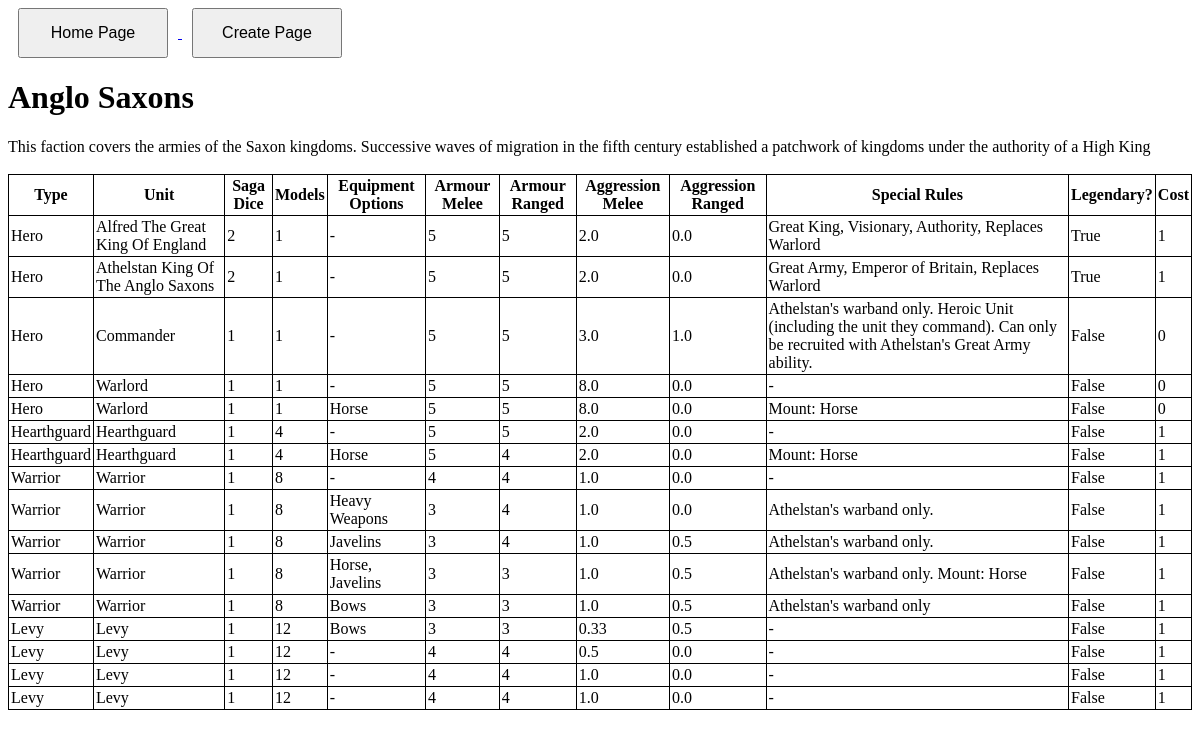
The app's page /saga/results/1, older data.
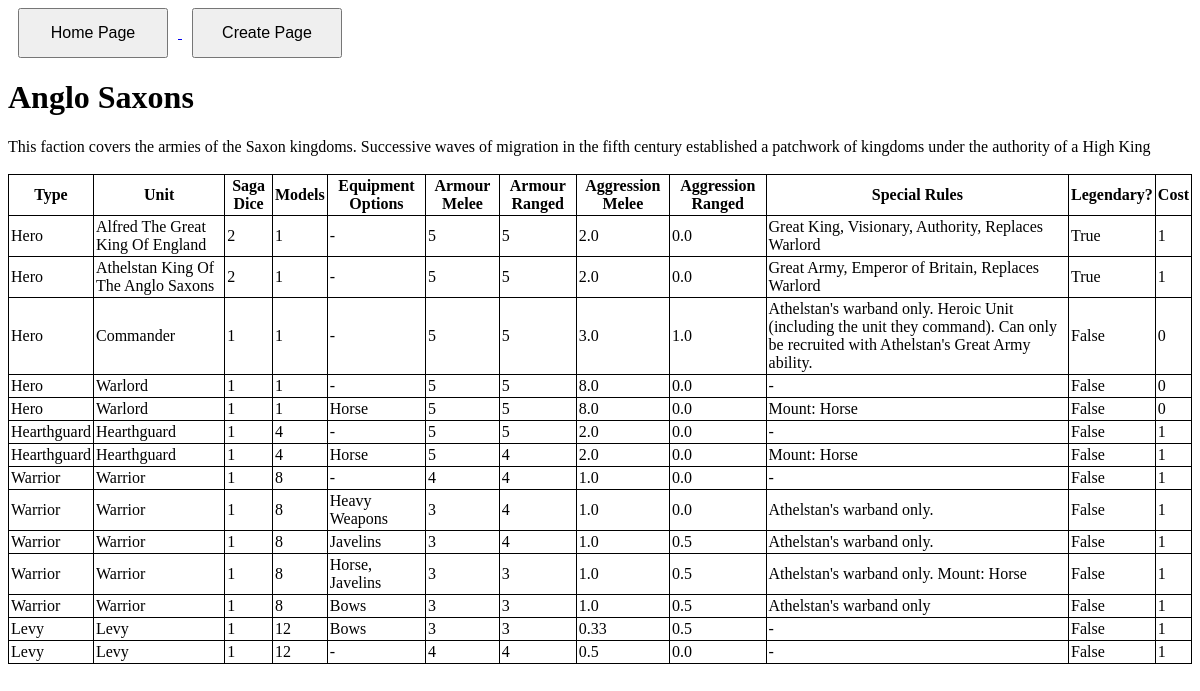
The same page, newer data.
### saga/models.py (models this page shows, shortened)
class Faction(models.Model):
    id = models.AutoField(primary_key=True)
    name = models.CharField(max_length = 30)
    description = models.TextField(default = "")
    specialRules = models.TextField(default = "-")
    def __str__(self):
        return self.name

class Unit(models.Model):
    id = models.AutoField(primary_key=True)
    sagaDice = models.PositiveIntegerField(default = 1)
    cost = models.PositiveIntegerField(default = 1)
    unitType = models.CharField(max_length = 20, default = "Hearthguard", choices=So.unitOptions)
    unitName = models.CharField(max_length = 50, default = "Hearthguard")
    numModels = models.PositiveIntegerField(default = 4)
    equipment = models.CharField(max_length = 50, default = "-", choices=So.equipmentOptions)
    armourMelee = models.PositiveIntegerField(default = 5)
    armourRanged = models.PositiveIntegerField(default = 5)
    aggMelee = models.FloatField(default = 2)
    aggRanged = models.FloatField(default = 0)
    specialRules = models.TextField(default = "-")
    isLegendary = models.BooleanField(default = False)
    factionId = models.ForeignKey(Faction, on_delete = models.CASCADE)

### saga/views.py (the view)
# urls.py: path("results/<int:factionId>",views.results, name = 'results'),
def results(request,factionId):
    faction = Faction.objects.filter(id = factionId)
    print(faction.first)
    if faction.count() > 0:
        print("We're digging for units")
        unitList = Unit.objects.filter(factionId__id = factionId)
        if unitList.count() > 0:
            print("We found units")
            heroList = Unit.objects.filter(factionId__id = factionId, unitType = "Hero").order_by("unitName")
            hearthguardList = Unit.objects.filter(factionId__id = factionId, unitType = "Hearthguard").order_by("unitName")
            warriorList = Unit.objects.filter(factionId__id = factionId, unitType = "Warrior").order_by("unitName")
            levyList = Unit.objects.filter(factionId__id = factionId, unitType = "Levy").order_by("unitName")
            unitSet = [heroList,hearthguardList,warriorList,levyList]
            context = {
                "unitSet" : unitSet,
                "faction" : faction
                }
            return render(request, "saga/results.html", context)
        else:
            print("No units in faction")
            context = {
                "faction" : faction
            }
            return render(request, "saga/results.html", context)
    else:
        print("no faction found")
        return redirect(reverse('saga:index'))

### saga/templates/saga/results.html (shortened to what this page needs)
<!DOCTYPE html>
<html lang="en">
{% load static %}
<link rel="stylesheet" href = "{%static 'saga/style.css'%}">
<head>
</head>
<body>
    <nav>
      <div class = "navBox">
          <a href = "{% url 'saga:index' %}" >
              <button> Home Page </button>
          </a>
          <a href = "{% url 'saga:create' %}" >
              <button> Create Page </button>
          </a>
      </div>
    </nav>
    {% if faction %}
        <header>
            <h1>{{faction.first.name}}</h1>
        </header>
        <p1>
            {{faction.first.description}}
        </p1>
        <br><br>
        <main>
            <table>
                <tr>
                  <th>Type</th>
                  <th>Unit</th>
                  <th>Saga Dice</th>
                  <th>Models</th>
                  <th>Equipment Options</th>
                  <th>Armour Melee</th>
                  <th>Armour Ranged</th>
                  <th>Aggression Melee</th>
                  <th>Aggression Ranged</th>
                  <th>Special Rules</th>
                  <th>Legendary?</th>
                  <th>Cost</th>
                </tr>
                {% for collection in unitSet %}
                  {% for unit in collection %}
                    <tr>
                      <td>{{unit.unitType}}</td>
                      <td>{{unit.unitName}}</td>
                      <td>{{unit.sagaDice}}</td>
                      <td>{{unit.numModels}}</td>
                      <td>{{unit.equipment}}</td>
                      <td>{{unit.armourMelee}}</td>
                      <td>{{unit.armourRanged}}</td>
                      <td>{{unit.aggMelee}}</td>
                      <td>{{unit.aggRanged}}</td>
                      <td>{{unit.specialRules}}</td>
                      <td>{{unit.isLegendary}}</td>
                      <td>{{unit.cost}}</td>
                    </tr>
                  {% endfor %}
                {% endfor %}
              </table>
        </main>
    {% else %}
        Faction not found, change this to redirect
    {% endif %}
</body>
</html>

### saga/static/saga/style.css (style rules this page uses)
table { border-collapse: collapse; border: 1px solid black; table-layout: fixed; }
th,td { border: 1px solid black; padding: 2px; }
.navBox { justify-content: center; align-items: left; gap:10px; }
.navBox button { width: 150px; height: 50px; font-size: 16px; margin: 0 10px; }

Row changes from the older to the newer data that the page shows:
removed Unit: unitType "Levy", unitName "Levy", sagaDice "1", numModels "12", equipment "-", armourMelee "4", armourRanged "4", aggMelee "1.0", aggRanged "0.0", specialRules "-", isLegendary "False", cost "1"
removed Unit: unitType "Levy", unitName "Levy", sagaDice "1", numModels "12", equipment "-", armourMelee "4", armourRanged "4", aggMelee "1.0", aggRanged "0.0", specialRules "-", isLegendary "False", cost "1"
